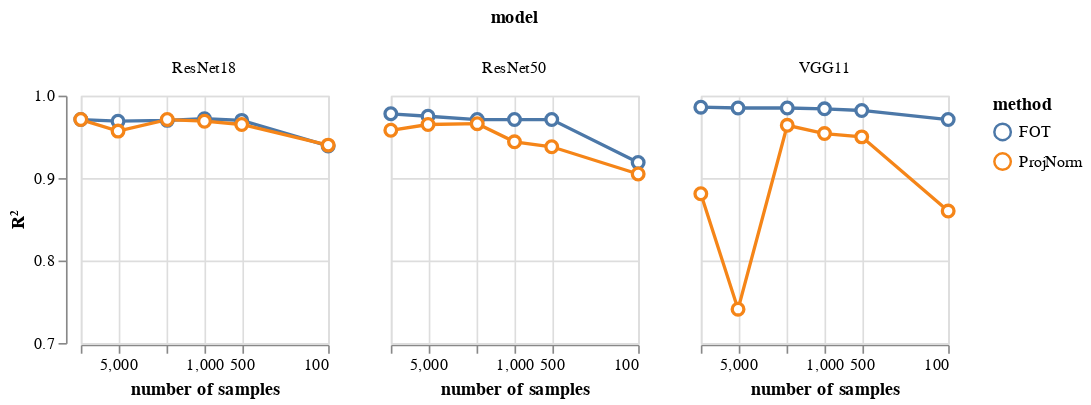

This figure's notebook cell:
### Code cell
alt.Chart(alt.Data(values=cifar10_results)).mark_line(
    point=alt.OverlayMarkDef(size=50, filled=False, fill='white')
).encode(
    x=alt.X('n_sample:Q', title='number of samples', scale=alt.Scale(type="log", reverse=True), axis=alt.Axis(values=[100, 500, 1000, 2000, 5000, 10000])), 
    y=alt.Y('r_sqr:Q', scale=alt.Scale(domain=[0.7, 1]), title='R\u00b2'),
    color=alt.Color('method:N')
).properties(
    width=150,
    height=150
).facet(
    column='model:N'
)

### Figure 1 — Vega-Lite specification as saved in the notebook (floating-point values rounded to 4 significant figures)
{"config": {"view": {"continuousWidth": 400, "continuousHeight": 300}}, "data": {"values": [{"ds": "CIFAR-10", "method": "FOT", "model": "ResNet18", "r_sqr": 0.971, "rho": 0.993, "n_sample": 10000}, {"ds": "CIFAR-10", "method": "FOT", "model": "ResNet18", "r_sqr": 0.969, "rho": 0.993, "n_sample": 5000}, {"ds": "CIFAR-10", "method": "FOT", "model": "ResNet18", "r_sqr": 0.97, "rho": 0.992, "n_sample": 2000}, {"ds": "CIFAR-10", "method": "FOT", "model": "ResNet18", "r_sqr": 0.972, "rho": 0.991, "n_sample": 1000}, {"ds": "CIFAR-10", "method": "FOT", "model": "ResNet18", "r_sqr": 0.97, "rho": 0.988, "n_sample": 500}, {"ds": "CIFAR-10", "method": "FOT", "model": "ResNet18", "r_sqr": 0.939, "rho": 0.968, "n_sample": 100}, {"ds": "CIFAR-10", "method": "FOT", "model": "ResNet50", "r_sqr": 0.978, "rho": 0.993, "n_sample": 10000}, {"ds": "CIFAR-10", "method": "FOT", "model": "ResNet50", "r_sqr": 0.975, "rho": 0.992, "n_sample": 5000}, {"ds": "CIFAR-10", "method": "FOT", "model": "ResNet50", "r_sqr": 0.971, "rho": 0.991, "n_sample": 2000}, {"ds": "CIFAR-10", "method": "FOT", "model": "ResNet50", "r_sqr": 0.971, "rho": 0.988, "n_sample": 1000}, {"ds": "CIFAR-10", "method": "FOT", "model": "ResNet50", "r_sqr": 0.971, "rho": 0.984, "n_sample": 500}, {"ds": "CIFAR-10", "method": "FOT", "model": "ResNet50", "r_sqr": 0.919, "rho": 0.931, "n_sample": 100}, {"ds": "CIFAR-10", "method": "FOT", "model": "VGG11", "r_sqr": 0.986, "rho": 0.993, "n_sample": 10000}, {"ds": "CIFAR-10", "method": "FOT", "model": "VGG11", "r_sqr": 0.985, "rho": 0.992, "n_sample": 5000}, {"ds": "CIFAR-10", "method": "FOT", "model": "VGG11", "r_sqr": 0.985, "rho": 0.992, "n_sample": 2000}, {"ds": "CIFAR-10", "method": "FOT", "model": "VGG11", "r_sqr": 0.984, "rho": 0.99, "n_sample": 1000}, {"ds": "CIFAR-10", "method": "FOT", "model": "VGG11", "r_sqr": 0.982, "rho": 0.99, "n_sample": 500}, {"ds": "CIFAR-10", "method": "FOT", "model": "VGG11", "r_sqr": 0.971, "rho": 0.978, "n_sample": 100}, {"ds": "CIFAR-10", "method": "ProjNorm", "model": "ResNet18", "r_sqr": 0.971, "rho": 0.984, "n_sample": 10000}, {"ds": "CIFAR-10", "method": "ProjNorm", "model": "ResNet18", "r_sqr": 0.957, "rho": 0.982, "n_sample": 5000}, {"ds": "CIFAR-10", "method": "ProjNorm", "model": "ResNet18", "r_sqr": 0.971, "rho": 0.975, "n_sample": 2000}, {"ds": "CIFAR-10", "method": "ProjNorm", "model": "ResNet18", "r_sqr": 0.969, "rho": 0.982, "n_sample": 1000}, {"ds": "CIFAR-10", "method": "ProjNorm", "model": "ResNet18", "r_sqr": 0.965, "rho": 0.98, "n_sample": 500}, {"ds": "CIFAR-10", "method": "ProjNorm", "model": "ResNet18", "r_sqr": 0.94, "rho": 0.963, "n_sample": 100}, {"ds": "CIFAR-10", "method": "ProjNorm", "model": "ResNet50", "r_sqr": 0.958, "rho": 0.981, "n_sample": 10000}, {"ds": "CIFAR-10", "method": "ProjNorm", "model": "ResNet50", "r_sqr": 0.965, "rho": 0.989, "n_sample": 5000}, {"ds": "CIFAR-10", "method": "ProjNorm", "model": "ResNet50", "r_sqr": 0.966, "rho": 0.985, "n_sample": 2000}, {"ds": "CIFAR-10", "method": "ProjNorm", "model": "ResNet50", "r_sqr": 0.944, "rho": 0.984, "n_sample": 1000}, {"ds": "CIFAR-10", "method": "ProjNorm", "model": "ResNet50", "r_sqr": 0.938, "rho": 0.978, "n_sample": 500}, {"ds": "CIFAR-10", "method": "ProjNorm", "model": "ResNet50", "r_sqr": 0.905, "rho": 0.942, "n_sample": 100}, {"ds": "CIFAR-10", "method": "ProjNorm", "model": "VGG11", "r_sqr": 0.881, "rho": 0.945, "n_sample": 10000}, {"ds": "CIFAR-10", "method": "ProjNorm", "model": "VGG11", "r_sqr": 0.741, "rho": 0.95, "n_sample": 5000}, {"ds": "CIFAR-10", "method": "ProjNorm", "model": "VGG11", "r_sqr": 0.964, "rho": 0.963, "n_sample": 2000}, {"ds": "CIFAR-10", "method": "ProjNorm", "model": "VGG11", "r_sqr": 0.954, "rho": 0.966, "n_sample": 1000}, {"ds": "CIFAR-10", "method": "ProjNorm", "model": "VGG11", "r_sqr": 0.95, "rho": 0.965, "n_sample": 500}, {"ds": "CIFAR-10", "method": "ProjNorm", "model": "VGG11", "r_sqr": 0.86, "rho": 0.956, "n_sample": 100}]}, "facet": {"column": {"field": "model", "type": "nominal"}}, "spec": {"mark": {"type": "line", "point": {"fill": "white", "filled": false, "size": 50}}, "encoding": {"color": {"field": "method", "type": "nominal"}, "x": {"axis": {"values": [100, 500, 1000, 2000, 5000, 10000]}, "field": "n_sample", "scale": {"reverse": true, "type": "log"}, "title": "number of samples", "type": "quantitative"}, "y": {"field": "r_sqr", "scale": {"domain": [0.7, 1]}, "title": "R²", "type": "quantitative"}}, "height": 150, "width": 150}, "$schema": "https://vega.github.io/schema/vega-lite/v4.17.0.json"}
